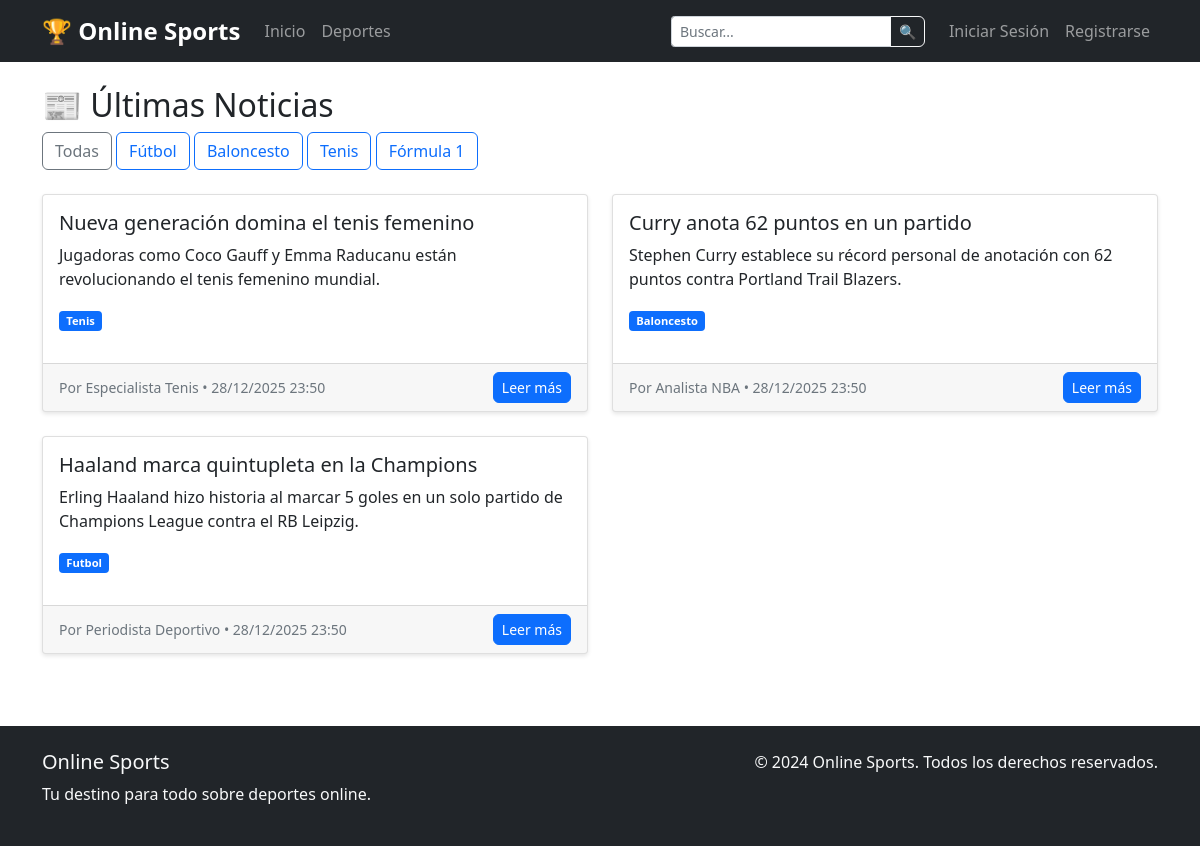
Before: /noticias with the older database file.
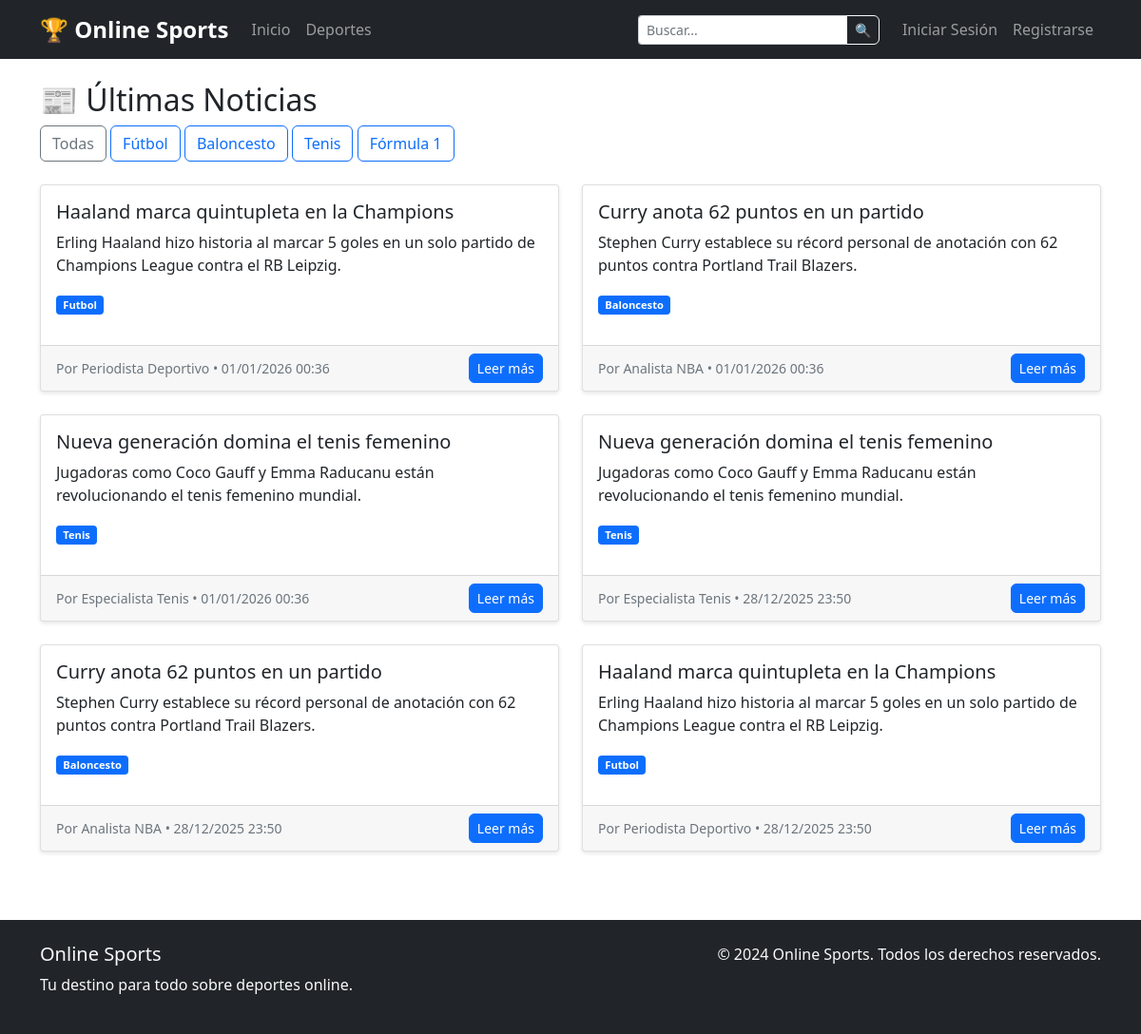
After: the same page with the newer database file.
### app.py (models this page shows)
class Noticia(db.Model):
    id = db.Column(db.Integer, primary_key=True)
    titulo = db.Column(db.String(200), nullable=False)
    contenido = db.Column(db.Text, nullable=False)
    deporte = db.Column(db.String(50), nullable=False)
    imagen_url = db.Column(db.String(300))
    fecha_publicacion = db.Column(db.DateTime, default=datetime.utcnow)
    autor = db.Column(db.String(100))

### app.py (the view)
@app.route('/noticias')
def noticias():
    noticias_lista = Noticia.query.order_by(Noticia.fecha_publicacion.desc()).all()
    return render_template('noticias.html', noticias=noticias_lista)

### templates/noticias.html (shortened to what this page needs)
{% extends "base.html" %}
{% block content %}
<div class="row">
    <div class="col-12">
        <h2>📰 Últimas Noticias</h2>
        <div class="mb-4">
            <a href="{{ url_for('noticias') }}" class="btn btn-outline-secondary">Todas</a>
            <a href="{{ url_for('deportes') }}?deporte=futbol" class="btn btn-outline-primary">Fútbol</a>
            <a href="{{ url_for('deportes') }}?deporte=baloncesto" class="btn btn-outline-primary">Baloncesto</a>
            <a href="{{ url_for('deportes') }}?deporte=tenis" class="btn btn-outline-primary">Tenis</a>
            <a href="{{ url_for('deportes') }}?deporte=formula1" class="btn btn-outline-primary">Fórmula 1</a>
        </div>
        {% if noticias %}
            <div class="row">
                {% for noticia in noticias %}
                <div class="col-md-6 mb-4">
                    <div class="card h-100">
                        <div class="card-body">
                            <h5 class="card-title">{{ noticia.titulo }}</h5>
                            <p class="card-text">{{ noticia.contenido[:150] }}{% if noticia.contenido|length > 150 %}...{% endif %}</p>
                            <div class="mb-3">
                                <span class="badge bg-primary">{{ noticia.deporte|title }}</span>
                            </div>
                        </div>
                        <div class="card-footer">
                            <div class="d-flex justify-content-between align-items-center">
                                <small class="text-muted">
                                    Por {{ noticia.autor }} • {{ noticia.fecha_publicacion.strftime('%d/%m/%Y %H:%M') }}
                                </small>
                                <a href="{{ url_for('noticia_detalle', noticia_id=noticia.id) }}" class="btn btn-primary btn-sm">Leer más</a>
                            </div>
                        </div>
                    </div>
                </div>
                {% endfor %}
            </div>
        {% endif %}
    </div>
</div>
{% endblock %}

Changed rows visible on the page:
added Noticia: titulo "Haaland marca quintupleta en la Champions", contenido "Erling Haaland hizo historia al marcar 5 goles en un solo partido de Champions League contra el RB Leipzig.", deporte "Futbol", autor "Periodista Deportivo", fecha_publicacion "01/01/2026 00:36"
added Noticia: titulo "Curry anota 62 puntos en un partido", contenido "Stephen Curry establece su récord personal de anotación con 62 puntos contra Portland Trail Blazers.", deporte "Baloncesto", autor "Analista NBA", fecha_publicacion "01/01/2026 00:36"
added Noticia: titulo "Nueva generación domina el tenis femenino", contenido "Jugadoras como Coco Gauff y Emma Raducanu están revolucionando el tenis femenino mundial.", deporte "Tenis", autor "Especialista Tenis", fecha_publicacion "01/01/2026 00:36"
